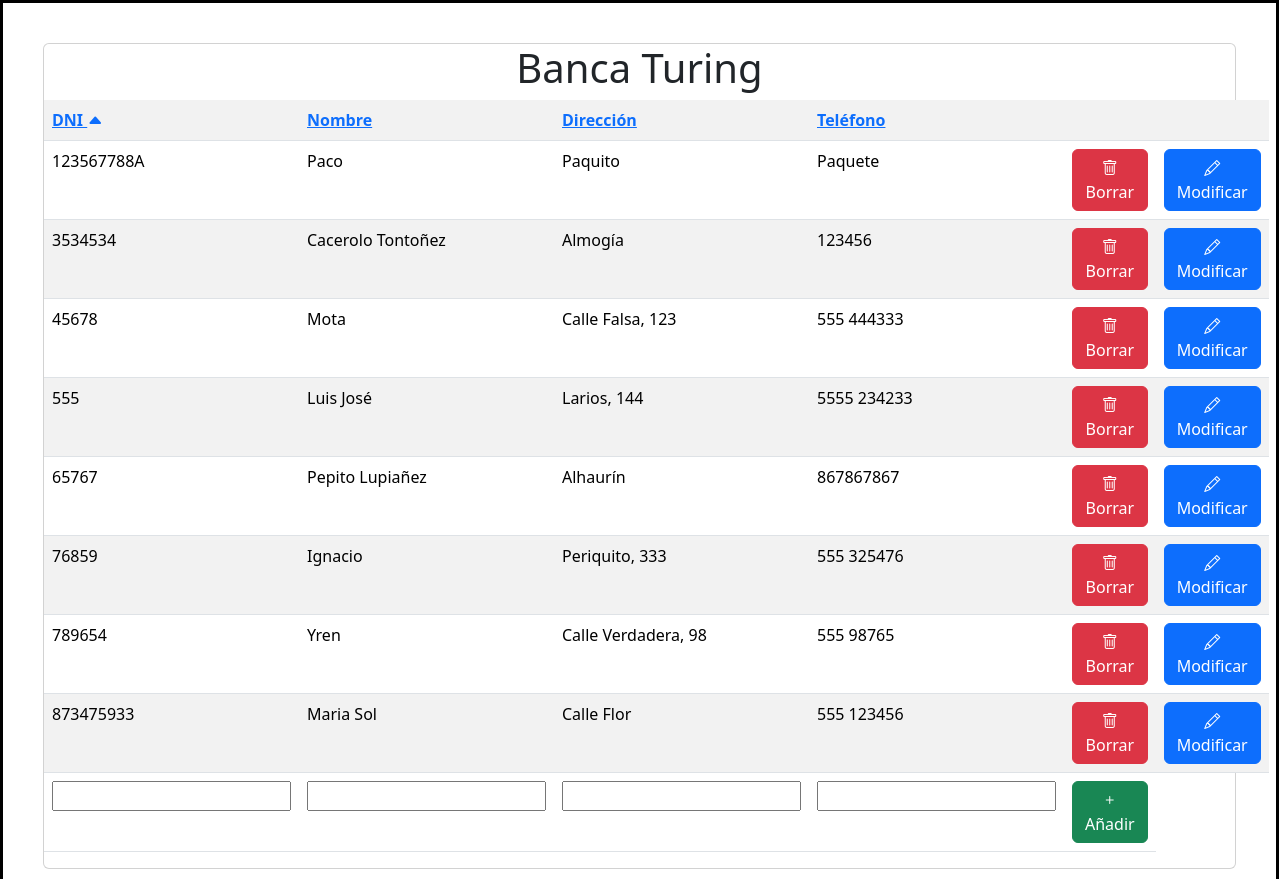
/?orden=dni&apunta=ASC, run on the app's committed database.
### tables this page shows
CREATE TABLE IF NOT EXISTS `cliente` (
  `dni` varchar(10) NOT NULL,
  `nombre` varchar(50) NOT NULL,
  `direccion` varchar(200) NOT NULL,
  `telefono` varchar(20) NOT NULL,
  PRIMARY KEY (`dni`)
);

### src/listado.php (the view, shortened to what this page needs)
<?php
require_once "conexion.php";
$orden = isset($_GET['orden']) ? $_GET['orden'] : "nombre";
$apunta = isset($_GET['apunta']) ? $_GET['apunta'] : "ASC";
$sql = "SELECT dni, nombre, direccion, telefono
        FROM cliente
        ORDER BY $orden $apunta";
$consulta = mysqli_query($conexion, $sql);
function iconoOrden($columna, $orden, $apunta)
{
    if ($orden == $columna) {
        return $apunta == "ASC"
            ? '<i class="bi bi-caret-up-fill"></i>'
            : '<i class="bi bi-caret-down-fill"></i>';
    }
    return "";
}
?>
<table class="table table-striped">
    <tr>
        <th> <a href="?orden=dni&apunta=<?= ($orden == 'dni' && $apunta == 'ASC') ? 'DESC' : 'ASC' ?>">
                DNI <?= iconoOrden("dni", $orden, $apunta) ?>
            </a></th>
        <th> <a href="?orden=nombre&apunta=<?= ($orden == 'nombre' && $apunta == 'ASC') ? 'DESC' : 'ASC' ?>">
                Nombre <?= iconoOrden("nombre", $orden, $apunta) ?>
            </a></th>
        <th><a href="?orden=direccion&apunta=<?= ($orden == 'direccion' && $apunta == 'ASC') ? 'DESC' : 'ASC' ?>">
                Dirección <?= iconoOrden("direccion", $orden, $apunta) ?>
            </a></th>
        <th><a href="?orden=telefono&apunta=<?= ($orden == 'telefono' && $apunta == 'ASC') ? 'DESC' : 'ASC' ?>">
                Teléfono <?= iconoOrden("telefono", $orden, $apunta) ?>
            </a></th>
        <th></th>
        <th></th>
    </tr>
    <?php while ($registro = mysqli_fetch_array($consulta)): ?>
        <?php if (($accion == "modificar") && ($dni == $registro["dni"])): ?>
            <tr class="fila-mod">
                <form action="index.php" method="post">
                    <td><input type="text" name="dni" value="<?= $registro['dni'] ?>"></td>
                    <td><input type="text" name="nombre" value="<?= $registro['nombre'] ?>"></td>
                    <td><input type="text" name="direccion" value="<?= $registro['direccion'] ?>"></td>
                    <td><input type="tel" name="telefono" value="<?= $registro['telefono'] ?>"></td>
                    <td>
                        <input type="hidden" name="accion" value="actualizar">
                        <input type="hidden" name="dniOld" value="<?= $registro['dni'] ?>">
                        <button type="submit" class="btn btn-success">
                            <i class="bi bi-check-lg"></i> Actualizar
                        </button>
                    </td>
                </form>
                <td>
                    <form action="index.php" method="post">
                        <button type="submit" class="btn btn-danger">
                            <i class="bi bi-x-lg"></i> Cancelar
                        </button>
                    </form>
                </td>
            </tr>
        <?php else: ?>
            <tr>
                <td><?= $registro['dni'] ?></td>
                <td><?= $registro['nombre'] ?></td>
                <td><?= $registro['direccion'] ?></td>
                <td><?= $registro['telefono'] ?></td>
                <td>
                    <form action="index.php" method="post">
                        <button type="submit" class="btn btn-danger" <?= $accion == "modificar" ? "disabled" : "" ?>>
                            <i class="bi bi-trash"></i> Borrar
                        </button>
                    </form>
                </td>
                <td>
                    <form action="index.php" method="post">
                        <button type="submit" class="btn btn-primary" <?= $accion == "modificar" ? "disabled" : "" ?>>
                            <i class="bi bi-pencil"></i> Modificar
                        </button>
                    </form>
                </td>
            </tr>
        <?php endif; ?>
    <?php endwhile; ?>
    <?php if ($accion != "modificar"): ?>
        <tr>
            <form action="index.php" method="post">
                <td><input type="text" name="dni" required></td>
                <td><input type="text" name="nombre" required></td>
                <td><input type="text" name="direccion" required></td>
                <td><input type="tel" name="telefono" required></td>
                <td>
                    <button type="submit" class="btn btn-success">
                        <i class="bi bi-plus"></i> Añadir
                    </button>
                </td>
            </form>
        </tr>
    <?php endif; ?>
</table>

### data on the page
cliente: dni "123567788A", nombre "Paco", direccion "Paquito", telefono "Paquete"
cliente: dni "3534534", nombre "Cacerolo Tontoñez", direccion "Almogía", telefono "123456"
cliente: dni "45678", nombre "Mota", direccion "Calle Falsa, 123", telefono "555 444333"
cliente: dni "555", nombre "Luis José", direccion "Larios, 144", telefono "5555 234233"
cliente: dni "65767", nombre "Pepito Lupiañez", direccion "Alhaurín", telefono "867867867"
cliente: dni "76859", nombre "Ignacio", direccion "Periquito, 333", telefono "555 325476"
cliente: dni "789654", nombre "Yren", direccion "Calle Verdadera, 98", telefono "555 98765"
cliente: dni "873475933", nombre "Maria Sol", direccion "Calle Flor", telefono "555 123456"
